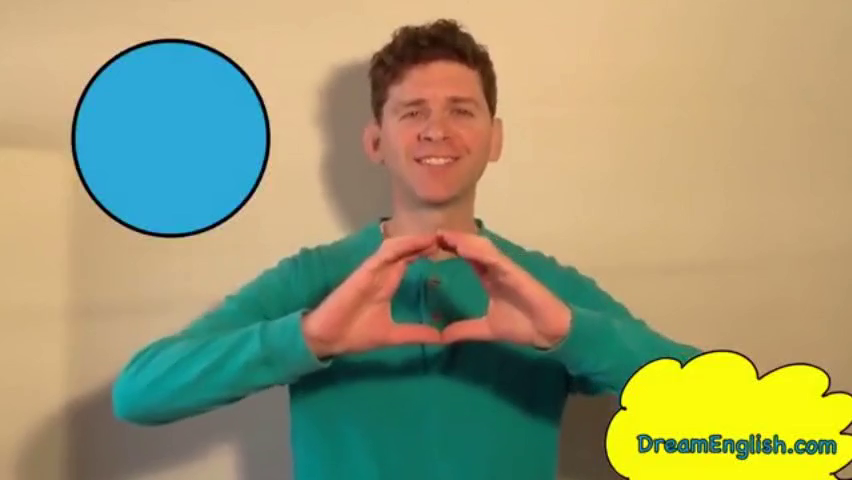
#> input picture frame 54 of test.mp4, 852 x 480 px
$ python DhaouadiZahra_ShapeReco.py   (older library calls are emulated)
#> lines starting #> are read from the running program, lines starting #| are printed output that depends on the picture; after the words box and inside, x2 and y2 are one past the last pixel; in counts of white or black regions, pixels touching at a corner belong together
#Dhaouadi Zohra Shape Recognition, simple version
#zohra.dhaouadi@esprit.tn
#Verion 3.7.1 latest version
#The Python Standard Library
#OpenCV library 3.4.1
#Biblio declaration
#Mathematical functions package
import math
#Numpy is a optimized library for fast array calculations
#Numpy provides a large set of numeric datatypes
#used to construct arrays.
#np is to rename the numerical python package
import numpy as np
#import OpenCV module for binding and array conversion
import cv2

#OpenCV Contours python
contours = {}
#For testing approximate equality numbers
approx = []
#static dec number
scale = 2
#VideoCapture object declaration
#find the webcam
caption = cv2.VideoCapture("test.mp4")
#EXIT
print("press q to kill proc or change the line 108 : if cv2.waitKey(1) == 1048689 with if cv2.waitKey(0) == 1048689 run and click Enter to slower the record speed")

# Record
fourcc = cv2.VideoWriter_fourcc(*'XVID')
#video output name,type, size
out = cv2.VideoWriter('zhra.avi',fourcc, 20.0, (640,480))

#Calcule angle
def angle(pt1,pt2,pt0):
    dx1 = pt1[0][0] - pt0[0][0]
    dy1 = pt1[0][1] - pt0[0][1]
    dx2 = pt2[0][0] - pt0[0][0]
    dy2 = pt2[0][1] - pt0[0][1]
    return float((dx1*dx2 + dy1*dy2))/math.sqrt(float((dx1*dx1 + dy1*dy1))*(dx2*dx2 + dy2*dy2) + 1e-10)
#While recording do
while(caption.isOpened()):
 #Capture the frame
    ret, frame = caption.read()
#> frame is the input picture: shape (480, 852, 3); mean B, G, R 113.4, 152.8, 154.4
    if ret==True:
          #Gray color
        gray = cv2.cvtColor(frame, cv2.COLOR_BGR2GRAY)
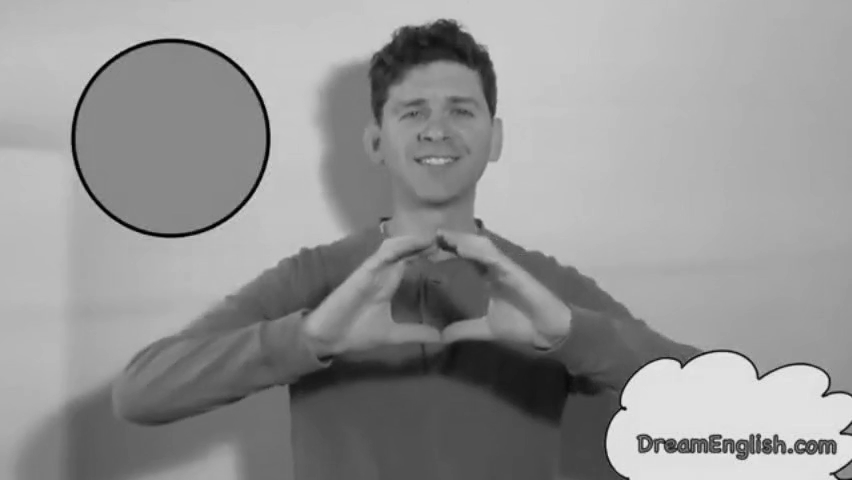
#> gray: shape (480, 852); min 0, max 237, mean 148.7
        #background caption black and white
        canny = cv2.Canny(frame,80,240,3)
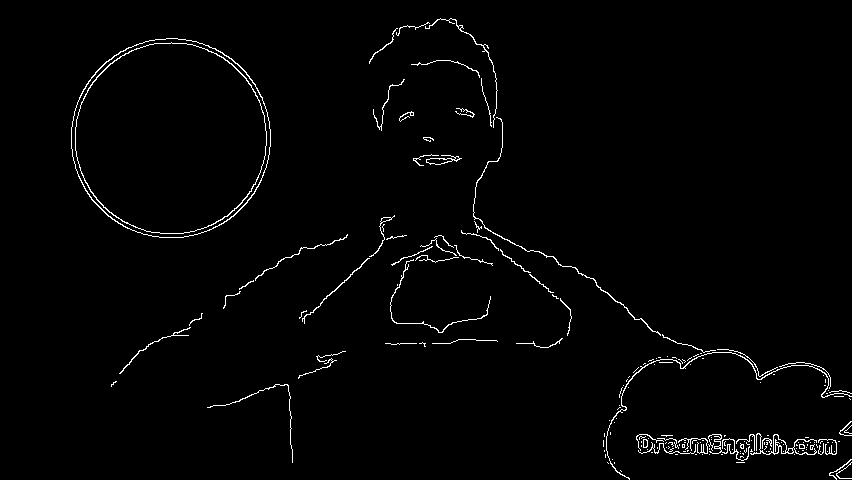
#> canny: shape (480, 852); 1.6% white in thin lines or dots, all inside (x1, y1, x2, y2) = (71, 18, 852, 480)
#Contours detection, counter declaration
#Approximate the contour scale with a proportional number to the perimeter large
        canny2, contours, hierarchy = cv2.findContours(canny,cv2.RETR_EXTERNAL,cv2.CHAIN_APPROX_SIMPLE)
#> contours = 181 contours, 167 with area under 20; largest, box (x1, y1, x2, y2) and area: (71, 38, 271, 238) 31179, (750, 433, 817, 455) 228, (426, 155, 462, 165) 133, (473, 117, 661, 336) 107, (606, 352, 852, 480) 104
        for i in range(0,len(contours)):

            approx = cv2.approxPolyDP(contours[i],cv2.arcLength(contours[i],True)*0.02,True)

        #Ignore small objects
            if(abs(cv2.contourArea(contours[i]))<100 or not(cv2.isContourConvex(approx))):
                continue

            #Triangle with 3 sides shades
            if(len(approx) == 3):
                x,y,w,h = cv2.boundingRect(contours[i])
                cv2.putText(frame,'Triangle',(x,y),cv2.FONT_HERSHEY_SIMPLEX,scale,(255,255,255),2,cv2.LINE_AA)
                #More than 4 sides and less than 6
            elif(len(approx)>=4 and len(approx)<=6):
            #Polygonal curve
                vtc = len(approx)
         #Apply cos function on all cruves sides
                cos = []
                for j in range(2,vtc+1):
                    cos.append(angle(approx[j%vtc],approx[j-2],approx[j-1]))
             #sort in an ascending order all the results to be compared later
                cos.sort()

                mincos = cos[0]
                maxcos = cos[-1]

    #From the obtained numbers above ,  determine the shape of the objects
                x,y,w,h = cv2.boundingRect(contours[i])
                if(vtc==4):#Rectancle, Carré
                    cv2.putText(frame,'Quadrilateral',(x,y),cv2.FONT_HERSHEY_SIMPLEX,scale,(255,255,255),2,cv2.LINE_AA)
                elif(vtc==5):#Pentagon
                    cv2.putText(frame,'Pentagon',(x,y),cv2.FONT_HERSHEY_SIMPLEX,scale,(255,255,255),2,cv2.LINE_AA)
                elif(vtc==6):#Hexagon
                    cv2.putText(frame,'hexagon',(x,y),cv2.FONT_HERSHEY_SIMPLEX,scale,(255,255,255),2,cv2.LINE_AA)
            else:
                #circle, Area and surface calculation
                area = cv2.contourArea(contours[i])
                x,y,w,h = cv2.boundingRect(contours[i])
                radius = w/2
                if(abs(1 - (float(w)/h))<=2 and abs(1-(area/(math.pi*radius*radius)))<=0.2):
                    cv2.putText(frame,'Circle',(x,y),cv2.FONT_HERSHEY_SIMPLEX,scale,(255,255,255),2,cv2.LINE_AA)
#> this loop made 181 passes
#> (area, x, y, w, h, radius) on pass 178: (31179, 71, 38, 200, 200, 100)
#> approx on passes 1, 3, 4, 5, 7, 9: [[620, 470], [621, 471]], [[736, 462], [744, 462]], [[614, 462], [614, 463]], [[607, 462], [608, 463]], [[612, 459]], [[794, 454]]
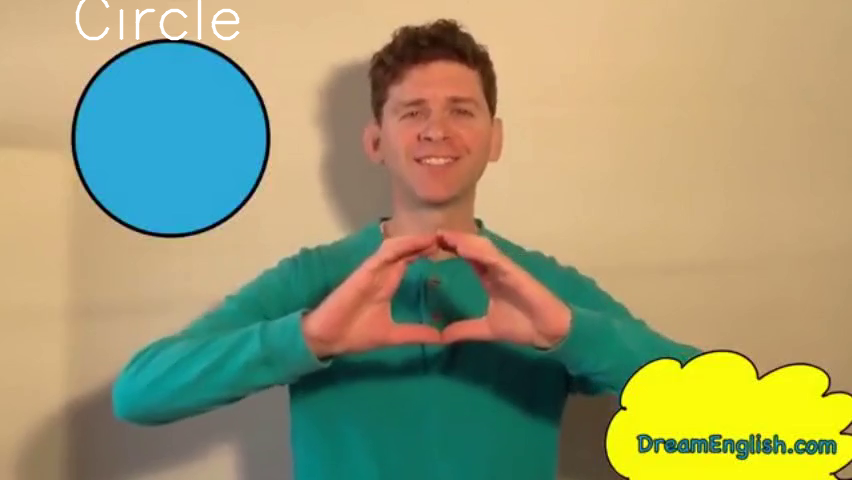
#> frame: shape (480, 852, 3); 0.43% of pixels changed, all inside (x1, y1, x2, y2) = (75, 0, 240, 41)

        #Results view
        out.write(frame)
        cv2.imshow('Scene',frame)
        cv2.imshow('Canva',canny)
        if cv2.waitKey(1) == 1048689:#Kill proc of displaying the window on openCV with any key pressed
#> (key Esc is pressed here)
            break
#End of loop conditio , otherwise we'll be in an infinite loop
#As a result the camera will no longer display only a green screen will show up
caption.release()#CloseAll
cv2.destroyAllWindows()#CleanAll

$ run again, starting later in the video
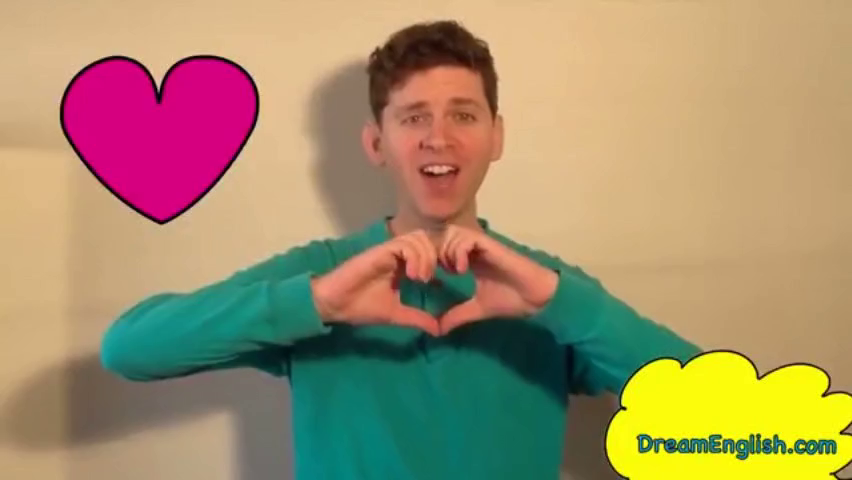
#> input picture frame 243 of test.mp4, 852 x 480 px
#> frame is the input picture: shape (480, 852, 3); mean B, G, R 106.2, 142.6, 162.8
#> `gray = cv2.cvtColor(frame, cv2.COLOR_BGR2GRAY)`:
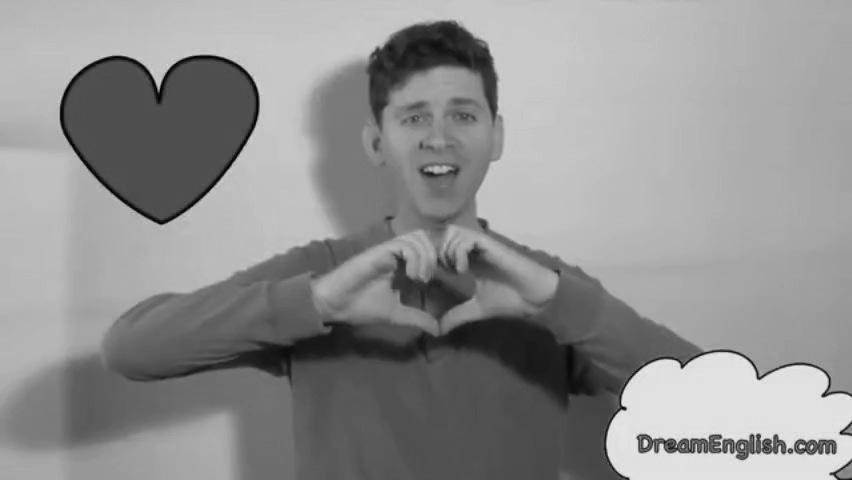
#> gray: shape (480, 852); min 0, max 236, mean 144.4
#> `canny = cv2.Canny(frame,80,240,3)`:
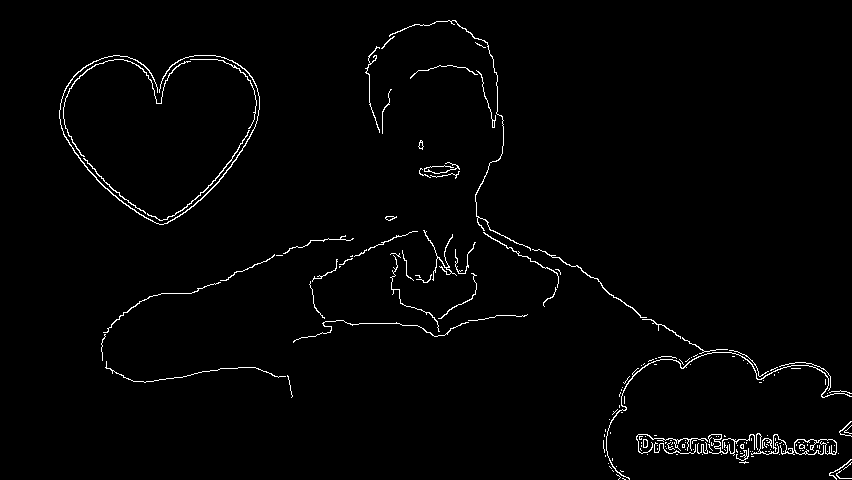
#> canny: shape (480, 852); 1.7% white in thin lines or dots, all inside (x1, y1, x2, y2) = (59, 20, 852, 480)
#> contours = 182 contours, 163 with area under 20; largest, box (x1, y1, x2, y2) and area: (59, 55, 260, 225) 229, (606, 352, 852, 480) 110, (389, 20, 531, 251) 72, (63, 59, 191, 157) 66, (147, 130, 250, 221) 65
#> the loop `for i in range(0,len(contours)): ` made 182 passes
#> approx on passes 4 to 6: [[620, 470], [621, 471], [623, 471], [621, 471]], [[612, 470], [613, 471]], [[616, 466]]

$ run again, starting later in the video
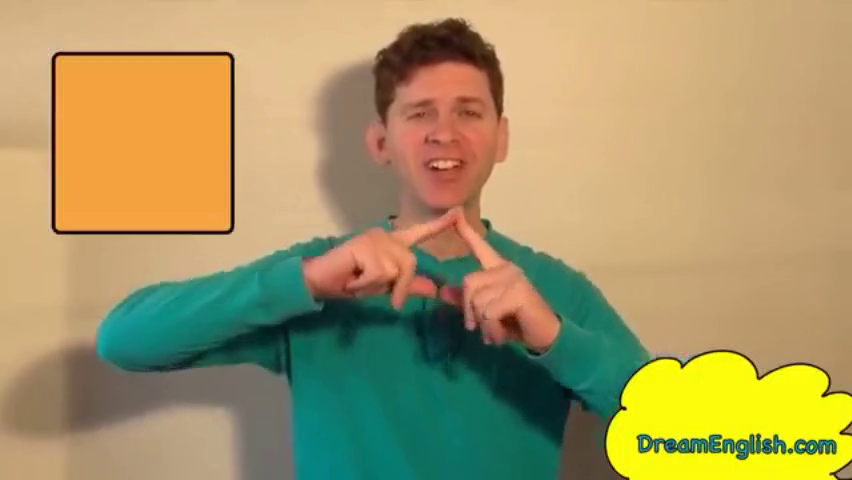
#> input picture frame 433 of test.mp4, 852 x 480 px
#> frame is the input picture: shape (480, 852, 3); mean B, G, R 101.3, 150.6, 165.1
#> `canny = cv2.Canny(frame,80,240,3)`:
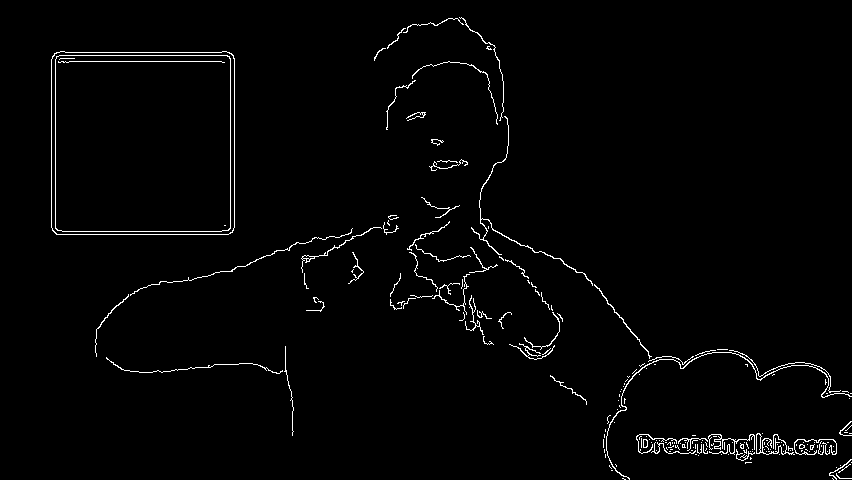
#> canny: shape (480, 852); 1.8% white in thin lines or dots
#> contours = 197 contours, 182 with area under 20; largest, box (x1, y1, x2, y2) and area: (51, 51, 235, 235) 33262, (756, 433, 795, 455) 106, (606, 352, 852, 480) 104, (471, 116, 593, 286) 94, (301, 227, 382, 273) 66
#> the loop `for i in range(0,len(contours)): ` made 197 passes
#> (vtc, mincos, maxcos, x, y, w, h) on pass 192: (4, -0.00552, 0.00546, 51, 51, 184, 184)
#> after the loop `for i in range(0,len(contours)):`:
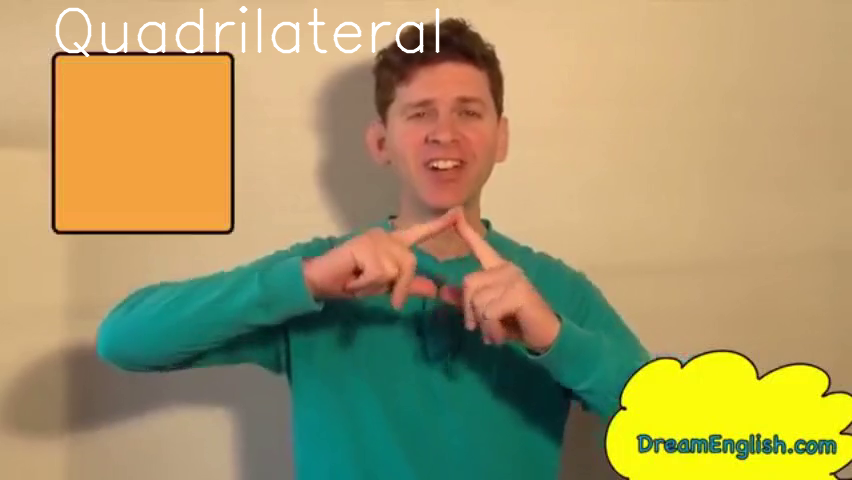
#> frame: shape (480, 852, 3); 1.17% of pixels changed, all inside (x1, y1, x2, y2) = (55, 6, 440, 58)
